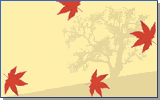
#> input picture scripts/imv_leaves.gif, 160 x 100 px, found by its file name
$ python sample_imv_colors.py
#> lines starting #> are read from the running program, lines starting #| are printed output that depends on the picture
#!/usr/bin/env python3
"""Sample exact colors from real Yahoo IMVironment thumbnails for faithful SVG recreation."""
from PIL import Image
import os

def sample(path):
#> called with path = 'public/assets/imv/imv_leaves.gif'
    im = Image.open(path).convert("RGB")
#> im is the input picture: PIL image 160x100 RGB; mean R, G, B 235.5, 212.4, 157.1
    w, h = im.size
#> w = 160; h = 100
    pts = {
        "top-left": (int(w*0.08), int(h*0.10)),
        "top-center": (int(w*0.5), int(h*0.06)),
        "top-right": (int(w*0.92), int(h*0.10)),
        "center": (int(w*0.5), int(h*0.5)),
        "bottom-left": (int(w*0.08), int(h*0.92)),
        "bottom-center": (int(w*0.5), int(h*0.95)),
        "bottom-right": (int(w*0.92), int(h*0.92)),
        "mid-left": (int(w*0.06), int(h*0.5)),
        "mid-right": (int(w*0.94), int(h*0.5)),
    }
    name = os.path.basename(path)
    print(f"\n== {name} ({w}x{h}) ==")
#| == imv_leaves.gif (160x100) ==
    for label, (x, y) in pts.items():
        r, g, b = im.getpixel((x, y))
        print(f"  {label:14s} #{r:02x}{g:02x}{b:02x}")
#> this loop made 9 passes
#> (r, g, b) on passes 1 to 9: (255, 239, 173), (255, 239, 173), (255, 239, 173), (255, 239, 173), (255, 239, 165), (231, 214, 156), (231, 214, 156), (255, 239, 173), (255, 239, 173)
#|   top-left       #ffefad
#|   top-center     #ffefad
#|   top-right      #ffefad
#|   center         #ffefad
#|   bottom-left    #ffefa5
#|   bottom-center  #e7d69c
#|   bottom-right   #e7d69c
#|   mid-left       #ffefad
#> (further printed lines are left out)
    # dominant colors
    small = im.resize((40, 25))
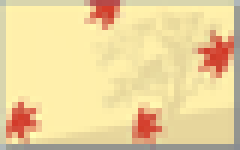
#> small: PIL image 40x25 RGB (shown 6 times larger); mean R, G, B 236.1, 212.9, 157
    from collections import Counter
    c = Counter(small.getdata())
#> c = 401 items
    print("  dominant:", " ".join(f"#{r:02x}{g:02x}{b:02x}({n})" for (r, g, b), n in c.most_common(8)))
#|   dominant: #ffefab(176) #ffefaa(85) #d8d5ad(42) #e7d69c(36) #93958f(29) #fff0ab(25) #e5d49b(23) #fff1aa(18)

base = "public/assets/imv/"
for f in ["imv_leaves.gif", "imv_fish.gif", "imv_snow.gif", "imv_hearts.gif", "imv_precious.gif", "purpleleaves_gallery.jpg", "emoticats_gallery.jpg", "doodle_gallery.gif"]:
    p = base + f
    if os.path.exists(p):
        try:
            sample(p)
        except Exception as e:
            print(f"{f}: ERR {e}")
